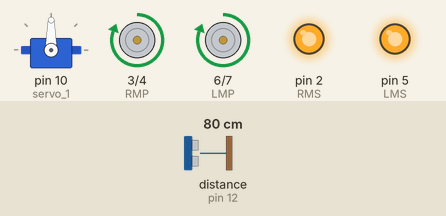
This sketch was run on a simulated Arduino Uno, built with avr-gcc and run on an emulated ATmega328P. On the bench: servo, motor-driver pin pairs drawn as motors (green arrow = first pin HIGH = forward, orange = second pin HIGH = backward, longer = more drive), output pins drawn as LEDs (lit = HIGH). Wiring (inferred from the names in the program): ultrasonic range finder: trigger pin 11; echo pin 12. The test bench sets the inputs (shaded band); at power-on: distance to the obstacle (sensor on pin 12) 80 cm. The echo pulse lasts 58.3 µs per cm; pins used as bus, display or sensor lines are not drawn.

Above: at 1.2 s.
1.3 s: distance to the obstacle (sensor on pin 12) set to 18 cm
2.8 s: distance to the obstacle (sensor on pin 12) set to 14 cm
At 3.14 s:
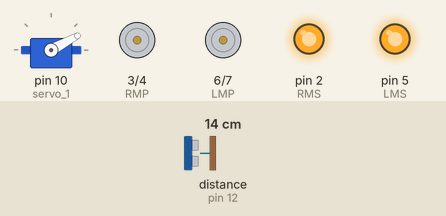
At 3.75 s:
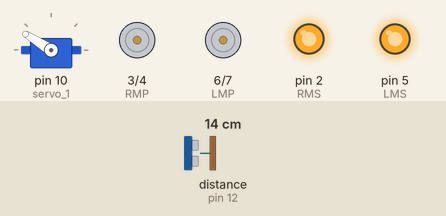
5.8 s: distance to the obstacle (sensor on pin 12) set to 35 cm
At 7.7 s:
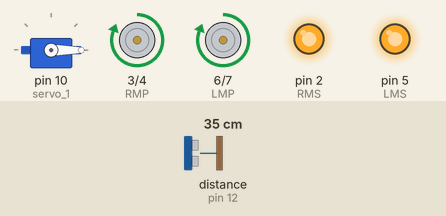
Timing chart, 0 to 9.2 s (numbered marks = the images above; inputs shaded):
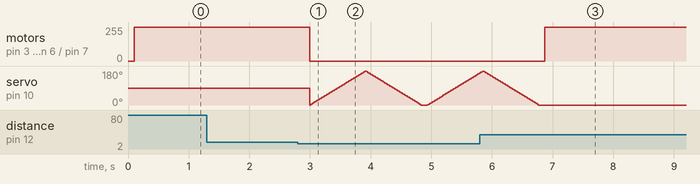

Measured:
- the behaviour switches between 16 and 15 cm on distance to the obstacle (sensor on pin 12) (found by bisection; images 0 and 1)
- after the input at 1.3 s, every drawn part: stays the same
- after the input at 2.8 s, motor on pin 3 (RMP) / pin 4 (RMN), motor on pin 6 (LMP) / pin 7 (LMN): forward 255/255 → stopped after 0.19 s
- after the input at 5.8 s, motor on pin 3 (RMP) / pin 4 (RMN), motor on pin 6 (LMP) / pin 7 (LMN): stopped → forward 255/255 after 1.1 s; servo on pin 10 (servo_1): goes on until 6.8 s, then stays 0°

The sketch:

Obstacle_Remover.ino
```cpp
#define RMS 2
#define RMP 3
#define RMN 4
#define LMS 5
#define LMP 6
#define LMN 7

#include <Servo.h>
Servo servo_1;
int i = 0;
int j = 0;
int k = 0;

const int trigPin = 11;
const int echoPin = 12;

float duration, distance;

void setup() {
  pinMode(trigPin, OUTPUT);
  pinMode(echoPin, INPUT);
  pinMode(RMS, OUTPUT);
  pinMode(RMP, OUTPUT);
  pinMode(RMN, OUTPUT);
  pinMode(LMS, OUTPUT);
  pinMode(LMP, OUTPUT);
  pinMode(LMN, OUTPUT);
  digitalWrite(RMS, HIGH);
  digitalWrite(LMS, HIGH);

  servo_1.attach(10);
  Serial.begin(9600);
  }

void loop() {

  sense();

  if ( distance > 15 ){

    forward();
  }
  else {

    stops();
  }
  if (distance <15){
    for (i = 0; i <= 180; i += 1) {
      servo_1.write(i);
      delay(5); // Wait for 5 millisecond(s)
    }
    for (k = 180; k >= 0; k -= 1) {
      servo_1.write(k);
      delay(5); // Wait for 5 millisecond(s)
    }
  }

}

void sense() {
  digitalWrite(trigPin, LOW);
  delayMicroseconds(2);
  digitalWrite(trigPin, HIGH);
  delayMicroseconds(10);
  digitalWrite(trigPin, LOW);

  duration = pulseIn(echoPin, HIGH);
  distance = (duration*.0343)/2;
  delay(100);
}

void forward() {
  digitalWrite(RMS, HIGH);
  digitalWrite(LMS, HIGH);
  digitalWrite(RMP, HIGH);
  digitalWrite(RMN, LOW);
  digitalWrite(LMP, HIGH);
  digitalWrite(LMN, LOW);

}

void stops(){
  digitalWrite(RMP, LOW);
  digitalWrite(RMN, LOW);
  digitalWrite(LMP, LOW);
  digitalWrite(LMN, LOW);

}
```
